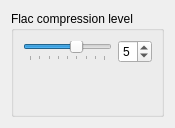
<?xml version="1.0" encoding="UTF-8"?>
<ui version="4.0">
 <class>EncoderFLACConfig</class>
 <widget class="QWidget" name="EncoderFLACConfig">
  <property name="geometry">
   <rect>
    <x>0</x>
    <y>0</y>
    <width>175</width>
    <height>128</height>
   </rect>
  </property>
  <layout class="QVBoxLayout" name="mainLayout">
   <item>
    <widget class="QGroupBox" name="groupBox">
     <property name="title">
      <string>Flac compression level</string>
     </property>
     <property name="flat">
      <bool>true</bool>
     </property>
     <layout class="QVBoxLayout" name="groupBoxLayout">
      <item>
       <layout class="QHBoxLayout" name="groupBoxInternalLayout">
        <item>
         <widget class="QSlider" name="horizontalSlider">
          <property name="maximum">
           <number>8</number>
          </property>
          <property name="value">
           <number>5</number>
          </property>
          <property name="orientation">
           <enum>Qt::Orientation::Horizontal</enum>
          </property>
          <property name="tickPosition">
           <enum>QSlider::TickPosition::TicksBelow</enum>
          </property>
          <property name="tickInterval">
           <number>1</number>
          </property>
         </widget>
        </item>
        <item>
         <widget class="QSpinBox" name="kcfg_flac_compression_level">
          <property name="maximum">
           <number>8</number>
          </property>
          <property name="value">
           <number>5</number>
          </property>
         </widget>
        </item>
       </layout>
      </item>
      <item>
       <spacer name="verticalSpacer">
        <property name="orientation">
         <enum>Qt::Orientation::Vertical</enum>
        </property>
        <property name="sizeHint" stdset="0">
         <size>
          <width>20</width>
          <height>40</height>
         </size>
        </property>
       </spacer>
      </item>
     </layout>
    </widget>
   </item>
  </layout>
 </widget>
 <resources/>
 <connections>
  <connection>
   <sender>horizontalSlider</sender>
   <signal>valueChanged(int)</signal>
   <receiver>kcfg_flac_compression_level</receiver>
   <slot>setValue(int)</slot>
  </connection>
  <connection>
   <sender>kcfg_flac_compression_level</sender>
   <signal>valueChanged(int)</signal>
   <receiver>horizontalSlider</receiver>
   <slot>setValue(int)</slot>
  </connection>
 </connections>
</ui>
